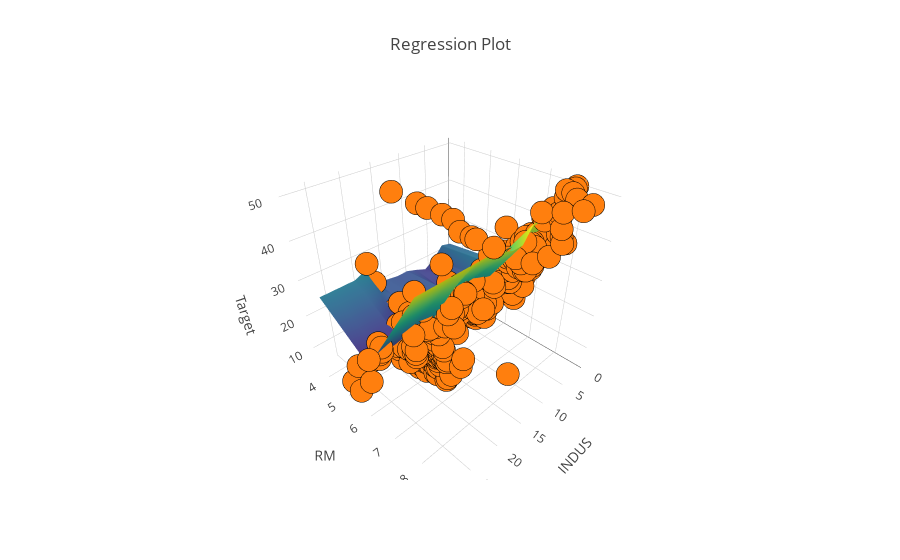

Notebook code for this chart:
### Code cell
plot_handler.build_prediction_figure(step_size=2)
plot_handler.plot_prediction()

### Figure 1 — Plotly figure (JSON) as saved in the notebook; plotly's stock layout.template omitted (floating-point values rounded to 4 significant figures; data arrays with more than 128 entries replaced by an {"elided": "..."} marker saying what was removed)
{"data": [{"colorscale": "Viridis", "hoverinfo": "z", "showscale": false, "type": "surface", "uid": "74ff71ce-7e9f-4ce1-abdd-33c94fc50d95", "x": [0.46, 2.46, 4.46, 6.46, 8.46, 10.46, 12.46, 14.46, 16.46, 18.46, 20.46, 22.46, 24.46, 26.46], "y": [3.561, 5.561, 7.561], "z": [[21.45, 22.23, 18.95, 17.15, 18.43, 19.51, 19.45, 19.99, 19.99, 25.63, 24.34, 24.34, 24.34, 24.34], [23.49, 24.27, 21.37, 19.98, 16.17, 21.01, 19.73, 20.04, 20.04, 11.32, 15.07, 14.89, 15.04, 14.31], [42.4, 41.78, 43.83, 44.03, 40.15, 40.15, 41.32, 42.16, 42.16, 42.16, 42.16, 42.16, 42.16, 42.16]]}, {"hoverinfo": "skip", "marker": {"colorscale": "Reds", "line": {"color": "black", "width": 0.3}, "showscale": false}, "mode": "markers", "type": "scatter3d", "uid": "c6a4d5c3-fcda-4008-aeee-cdba93fb81ef", "x": {"elided": "506 float values"}, "y": {"elided": "506 float values"}, "z": {"elided": "506 float values"}}], "layout": {"autosize": true, "scene": {"aspectmode": "auto", "aspectratio": {"x": 1, "y": 1, "z": 1}, "xaxis": {"title": {"text": "INDUS"}, "type": "linear"}, "yaxis": {"title": {"text": "RM"}, "type": "linear"}, "zaxis": {"title": {"text": "Target"}}}, "title": {"text": "Regression Plot"}}}
